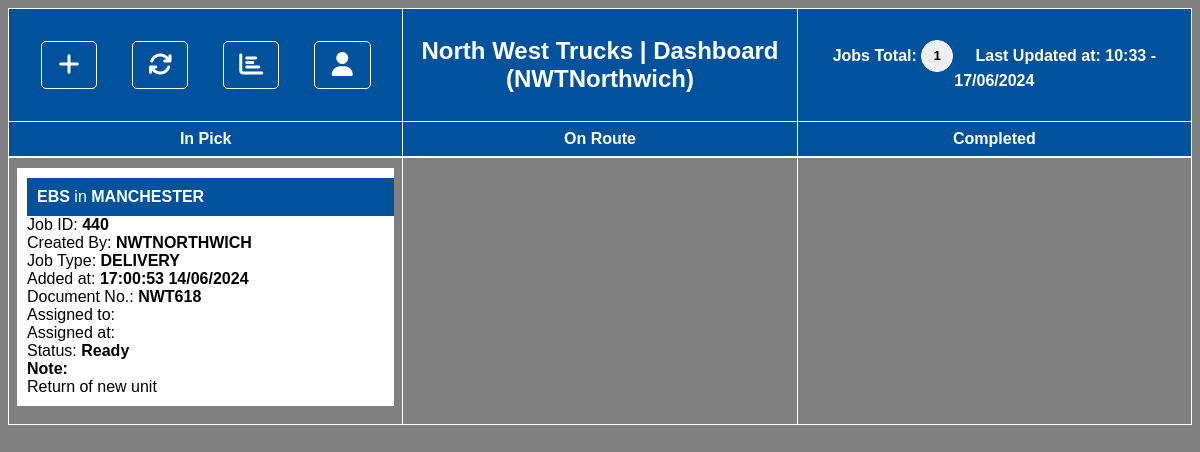
Page /dashboard_new.php (signed in) on the earlier database version.
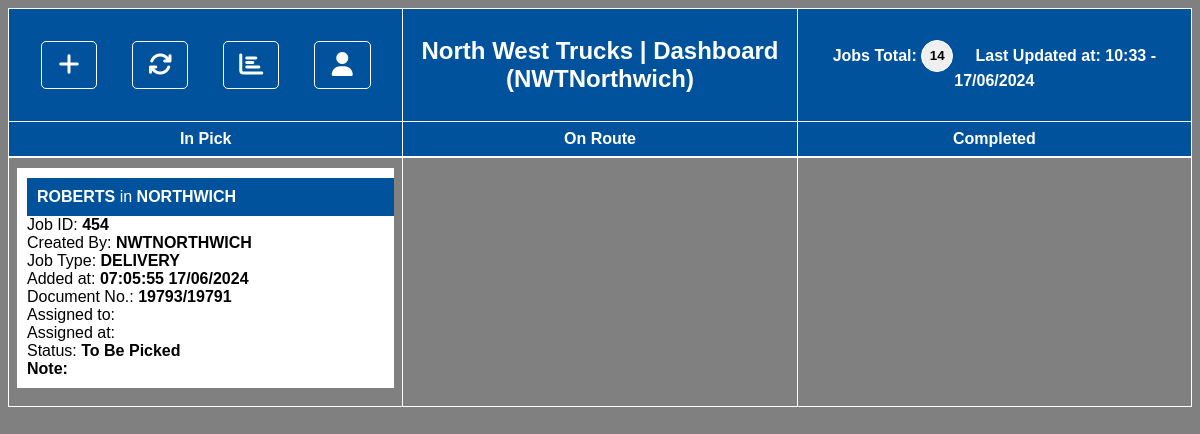
Same page on the later database version.
### tables this page shows
CREATE TABLE deliveries (id INTEGER PRIMARY KEY AUTOINCREMENT, depot TEXT NOT NULL, createdby TEXT, type TEXT NOT NULL, company TEXT NOT NULL, location TEXT NOT NULL, docid TEXT, added TEXT, driver TEXT, assigned TEXT, status TEXT, completed TEXT, sign_name TEXT, signature TEXT, note TEXT);

### dashboard_new.php (the view, shortened to what this page needs)
<?php
require("data/global.php");
$db = new SQLite3($database);
$todaysDate = date("Y-m-d");
$mainSQL = "SELECT * FROM deliveries
            WHERE
                (added >= '".$todaysDate."' OR status != 'Completed')
            AND
                (depot = '".$_SESSION['depot']."' AND depot !='')
            ORDER BY status ASC, added ASC";
$mainRet = $db->query($mainSQL);
$countSQL = "SELECT COUNT(*) as count FROM deliveries
            WHERE
                (added >= '".$todaysDate."' OR status != 'Completed')
            AND
                (depot = '".$_SESSION['depot']."' AND depot !='')
            ORDER BY status ASC, added ASC";
$jobCount = $db->querySingle($countSQL);
?>
<!DOCTYPE html>
<html lang="en">
<head>
</head>
<body>
<div class='sticky'>
<table id='header' cellspacing='0'>
        <tr>
            <th style='width:33%;text-align:center'>
                <button class='settingsButton' onclick='javascript:showAddJobModal()' title='Add Job'><i class="fa-solid fa-plus"></i></button>
                <a href='dashboard.php'><button class='settingsButton' title='Refresh Data'><i class="fa-solid fa-arrows-rotate"></i></button></a>
                <a href='report.php'><button class='settingsButton' title='View Completed Reports'><i class="fa-solid fa-chart-bar"></i></button></a>
                <button class='settingsButton' onclick='javascript:showAccountModal()' title='Login / Log Out'><i class="fa-solid fa-user"></i></button>
            </th>
            <th style='width:33%;text-align:center'>
                    <?php
                        if($_SESSION['user'] != ""){
                            echo "<h2>North West Trucks | Dashboard (".$_SESSION['user'].")</h2>";
                        } else {
                            echo "<h2>North West Trucks | Dashboard (LOGGED OUT)</h2>";
                        }
                ?>
            </th>
            <th style='width:33%;text-align:center'>
                Jobs Total: <button style='height:32px;width:32px;border-radius:50%;border:1px solid white'><strong><?php echo $jobCount; ?></strong></button>
                &nbsp;&nbsp;&nbsp;
                Last Updated at: <span id="updated-at"></span>
            </th>
        </tr>
        <tr>
            <th style='text-align:center;'>In Pick</th>
            <th style='text-align:center;'>On Route</th>
            <th style='text-align:center;'>Completed</th>
        </tr>
    </table>
</div>
<div style='height:100%;width:100%;background-color:grey;overflow:auto'>
    <table id='deliveries' cellspacing='0'>
        <tr style='background-color:#808080'>
            <td style='height:100%;width:33%;padding-top:10px;vertical-align:top;'>
                    <?php
                    while( $mainRow = $mainRet->fetchArray( SQLITE3_ASSOC ) ) {
                        $addedDateTime = date_format(date_create($mainRow['added']),"H:i:s d/m/Y");
                        if($mainRow['assigned'] != ''){
                            $assignedDateTime = date_format(date_create($mainRow['assigned']),"H:i:s d/m/Y");
                        } else {
                            $assignedDateTime = '';
                        }
                        if($mainRow['status'] == "To Be Picked" || $mainRow['status'] == "Ready" || $mainRow['status'] == "Manual"){
                            echo "<div style='background-color:white;padding:10px;margin-bottom:10px;'>";
                            echo "<div onclick='javascript:showOptionsModal(".$mainRow['id'].");' title='Click for options' style='cursor:pointer;'>";
                            echo "<div class='bluebar' style='width:97%;padding:10px;'><strong>".$mainRow['company']."</strong> in <strong>" .$mainRow['location']."</strong></div>";
                            echo "<div>Job ID: <strong>".strtoupper($mainRow['id'])."</strong></div>";
                            echo "<div>Created By: <strong>".strtoupper($mainRow['createdby'])."</strong></div>";
                            echo "<div>Job Type: <strong>".strtoupper($mainRow['type'])."</strong></div>";
                            echo "<div>Added at: <strong>".$addedDateTime."</strong></div>";
                            echo "<div>Document No.: <strong>".$mainRow['docid']."</strong></div>";
                            echo "<div>Assigned to: <strong>".$mainRow['driver']."</strong></div>";
                            echo "<div>Assigned at: <strong>".$assignedDateTime."</strong></div>";
                            echo "<div>Status: <strong>".$mainRow['status']."</strong></div>";
                            echo "<div><strong>Note:</strong><br />".$mainRow['note']."</div>";
                            echo "</div>";
                            echo "</div>";
                        }
                    }
                    ?>
            </td>
            <td style='height:100%;width:33%;padding-top:10px;vertical-align:top;'>
            </td>
            <td style='height:100%;width:33%;padding-top:10px;vertical-align:top;'>
            </td>
        </tr>
    </table>
</div>
</body>
</html>

Differences in the rows shown:
no longer on this page (row edited): deliveries: company "EBS", location "MANCHESTER", id "440", createdby "NWTNORTHWICH", type "DELIVERY", added "17:00:53 14/06/2024", docid "NWT618", status "Ready", note "Return of new unit"
added deliveries: company "ROBERTS", location "NORTHWICH", id "454", createdby "NWTNORTHWICH", type "DELIVERY", added "07:05:55 17/06/2024", docid "19793/19791", status "To Be Picked"
Other differences:
$jobCount: "1" → "14"
